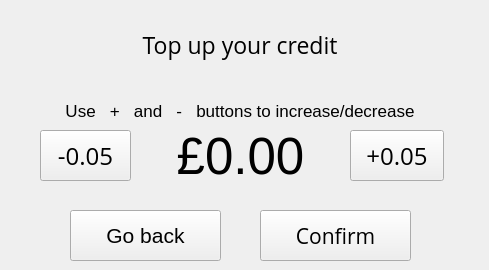
   <widget class="QWidget" name="pay_confirm_scrn">
    <widget class="QLabel" name="pconfirm_amount_lbl">
     <property name="geometry">
      <rect>
       <x>150</x>
       <y>120</y>
       <width>181</width>
       <height>71</height>
      </rect>
     </property>
     <property name="font">
      <font>
       <pointsize>38</pointsize>
      </font>
     </property>
     <property name="text">
      <string>£0.00</string>
     </property>
     <property name="alignment">
      <set>Qt::AlignCenter</set>
     </property>
    </widget>
    <widget class="QPushButton" name="pconfirm_decr_btn">
     <property name="geometry">
      <rect>
       <x>40</x>
       <y>130</y>
       <width>91</width>
       <height>51</height>
      </rect>
     </property>
     <property name="font">
      <font>
       <family>Open Sans</family>
       <pointsize>18</pointsize>
      </font>
     </property>
     <property name="text">
      <string>-0.05</string>
     </property>
    </widget>
    <widget class="QPushButton" name="pconfirm_incr_btn">
     <property name="geometry">
      <rect>
       <x>350</x>
       <y>130</y>
       <width>94</width>
       <height>51</height>
      </rect>
     </property>
     <property name="font">
      <font>
       <family>Open Sans</family>
       <pointsize>18</pointsize>
      </font>
     </property>
     <property name="text">
      <string>+0.05</string>
     </property>
    </widget>
    <widget class="QPushButton" name="pconfirm_confirm_btn">
     <property name="geometry">
      <rect>
       <x>260</x>
       <y>210</y>
       <width>151</width>
       <height>51</height>
      </rect>
     </property>
     <property name="font">
      <font>
       <family>Open Sans</family>
       <pointsize>16</pointsize>
      </font>
     </property>
     <property name="text">
      <string>Confirm</string>
     </property>
    </widget>
    <widget class="QPushButton" name="pconfirm_goback_btn">
     <property name="geometry">
      <rect>
       <x>70</x>
       <y>210</y>
       <width>151</width>
       <height>51</height>
      </rect>
     </property>
     <property name="font">
      <font>
       <pointsize>16</pointsize>
      </font>
     </property>
     <property name="text">
      <string>Go back</string>
     </property>
    </widget>
    <widget class="QLabel" name="pconfirm_desc_lbl">
     <property name="geometry">
      <rect>
       <x>0</x>
       <y>0</y>
       <width>480</width>
       <height>90</height>
      </rect>
     </property>
     <property name="font">
      <font>
       <family>Open Sans</family>
       <pointsize>17</pointsize>
      </font>
     </property>
     <property name="text">
      <string>Top up your credit</string>
     </property>
     <property name="alignment">
      <set>Qt::AlignCenter</set>
     </property>
    </widget>
    <widget class="QLabel" name="pconfirm_incrdecr_lbl">
     <property name="geometry">
      <rect>
       <x>0</x>
       <y>100</y>
       <width>480</width>
       <height>21</height>
      </rect>
     </property>
     <property name="font">
      <font>
       <pointsize>13</pointsize>
      </font>
     </property>
     <property name="text">
      <string>Use   +   and   -   buttons to increase/decrease</string>
     </property>
     <property name="alignment">
      <set>Qt::AlignCenter</set>
     </property>
    </widget>
    <widget class="QLabel" name="pconfirm_icon1_lbl">
     <property name="geometry">
      <rect>
       <x>0</x>
       <y>0</y>
       <width>31</width>
       <height>31</height>
      </rect>
     </property>
     <property name="text">
      <string/>
     </property>
    </widget>
    <widget class="QLabel" name="pconfirm_icon2_lbl">
     <property name="geometry">
      <rect>
       <x>0</x>
       <y>0</y>
       <width>31</width>
       <height>31</height>
      </rect>
     </property>
     <property name="text">
      <string/>
     </property>
    </widget>
    <widget class="QLabel" name="pconfirm_icon3_lbl">
     <property name="geometry">
      <rect>
       <x>0</x>
       <y>0</y>
       <width>31</width>
       <height>31</height>
      </rect>
     </property>
     <property name="text">
      <string/>
     </property>
    </widget>
   </widget>
